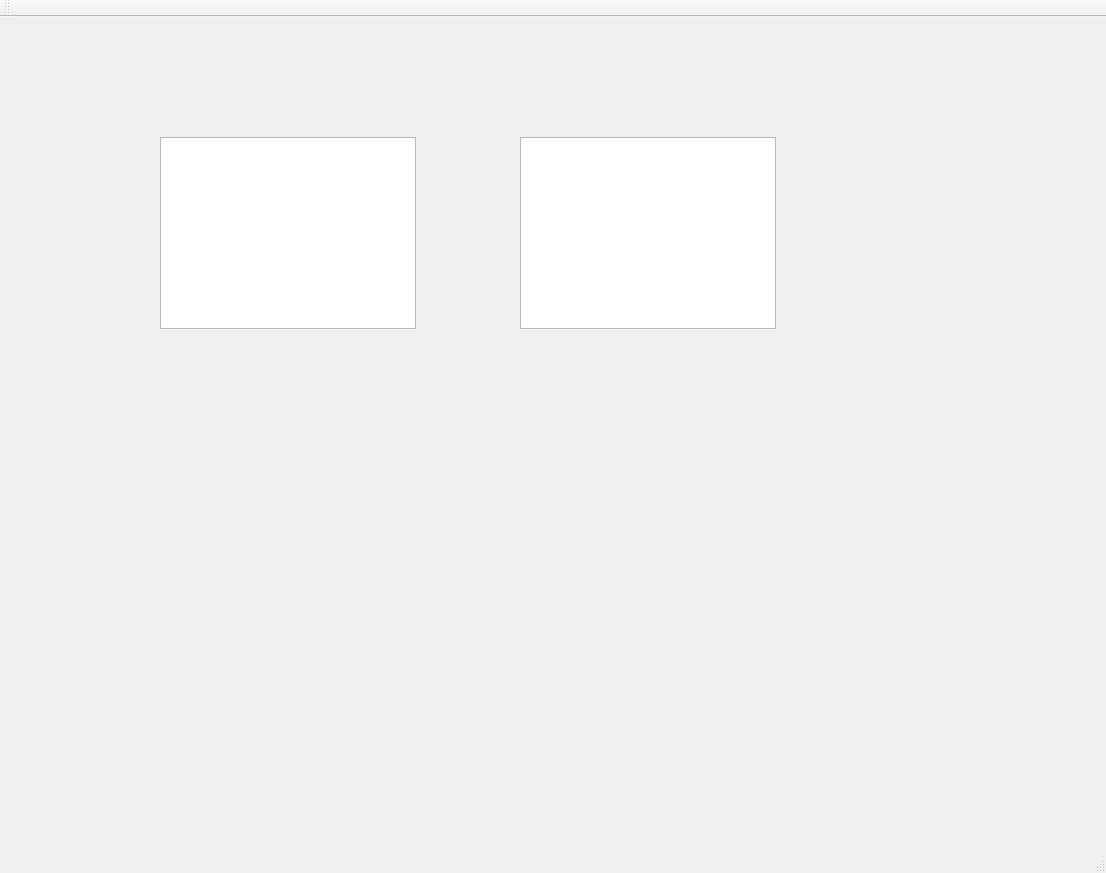
<?xml version="1.0" encoding="UTF-8"?>
<ui version="4.0">
 <class>MainWindow</class>
 <widget class="QMainWindow" name="MainWindow">
  <property name="geometry">
   <rect>
    <x>0</x>
    <y>0</y>
    <width>1106</width>
    <height>873</height>
   </rect>
  </property>
  <property name="windowTitle">
   <string>MainWindow</string>
  </property>
  <widget class="QWidget" name="centralWidget">
   <widget class="QTableWidget" name="tableWidget">
    <property name="geometry">
     <rect>
      <x>520</x>
      <y>120</y>
      <width>256</width>
      <height>192</height>
     </rect>
    </property>
   </widget>
   <widget class="QTreeView" name="availableSensorInputs">
    <property name="geometry">
     <rect>
      <x>160</x>
      <y>120</y>
      <width>256</width>
      <height>192</height>
     </rect>
    </property>
   </widget>
  </widget>
  <widget class="QMenuBar" name="menuBar">
   <property name="geometry">
    <rect>
     <x>0</x>
     <y>0</y>
     <width>1106</width>
     <height>22</height>
    </rect>
   </property>
  </widget>
  <widget class="QToolBar" name="mainToolBar">
   <attribute name="toolBarArea">
    <enum>TopToolBarArea</enum>
   </attribute>
   <attribute name="toolBarBreak">
    <bool>false</bool>
   </attribute>
  </widget>
  <widget class="QStatusBar" name="statusBar"/>
 </widget>
 <layoutdefault spacing="6" margin="11"/>
 <resources/>
 <connections/>
</ui>
